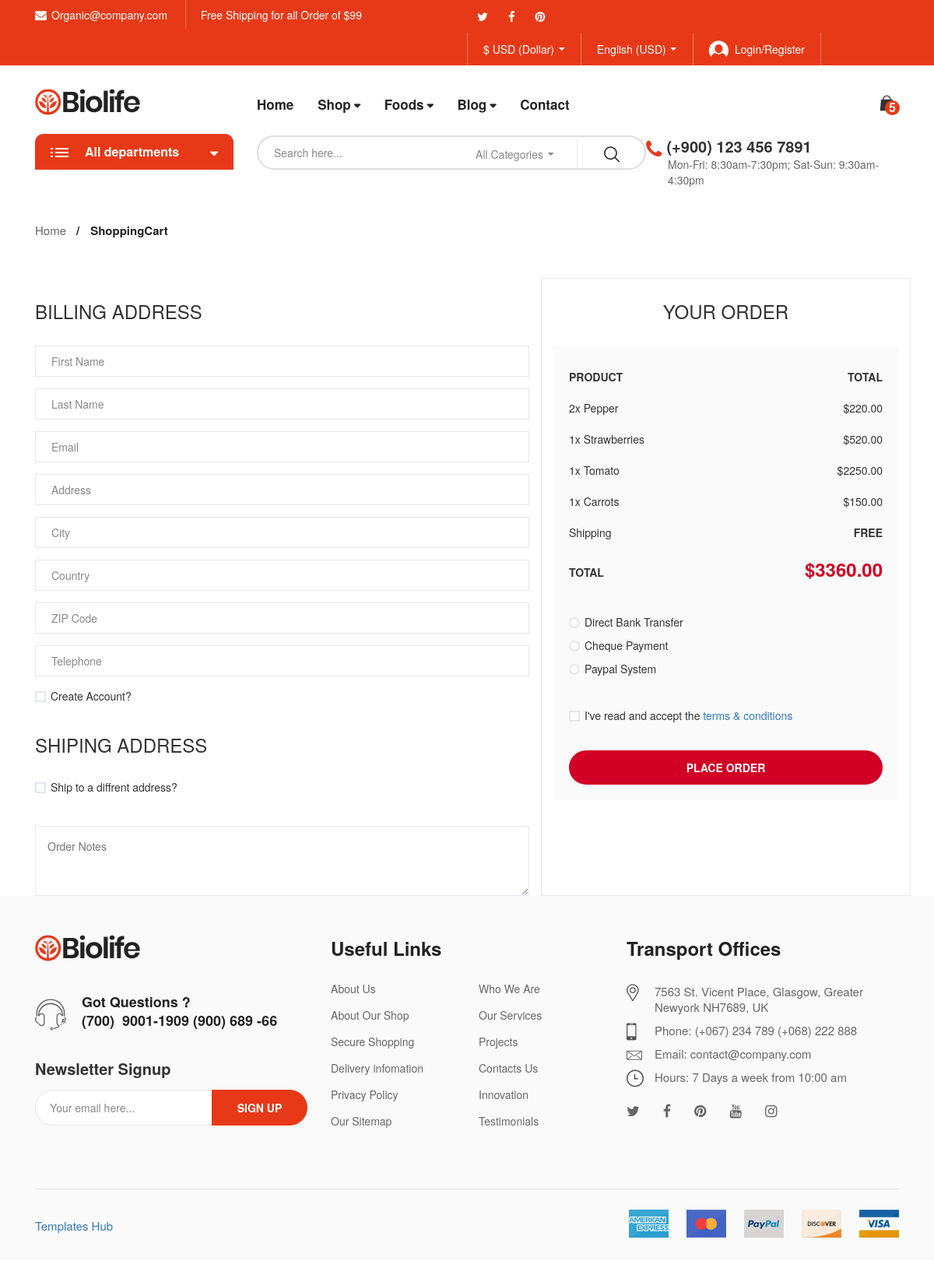
Screenshot of /checkout/ (signed in) with the database file from the repository.
### store/models.py (models this page shows, shortened)
class OrderItem(models.Model):
    product = models.ForeignKey(Product,on_delete=models.CASCADE,null=True)
    order = models.ForeignKey(Order,on_delete=models.SET_NULL,null=True)
    quantity = models.IntegerField(default=1,null=True,blank=True)
    date_added = models.DateTimeField(auto_now_add=True)
    @property
    def get_new_total(self):
        total = self.product.new_price * self.quantity
        return total

class Product(models.Model):
    name = models.CharField(max_length=200)
    image = models.ImageField(upload_to='images/',null = True, blank = True)
    image_detail = models.ManyToManyField('ProductImage',related_name='primary_for_product')
    slug = models.SlugField(max_length=200)
    description = models.TextField(default="this is a good product")
    size = models.CharField(max_length=5,null=True,blank=True)
    qty = models.IntegerField(default=1)
    stock = models.IntegerField(default=0)
    category = models.ManyToManyField(Category,related_name='products')
    details = models.TextField(default="this is a good product and it has many functionalities")
    old_price = models.DecimalField(max_digits=10,decimal_places=2)
    new_price = models.DecimalField(max_digits=10,decimal_places=2)
    class Meta:
        ordering = ['-id']

class Order(models.Model):
    customer = models.ForeignKey(Customer,on_delete=models.SET_NULL,null=True,blank=True)
    date_ordered = models.DateTimeField(auto_now_add=True)
    complete = models.BooleanField(default=False)
    transaction_id = models.CharField(max_length=100, null=True)
    @property
    def get_cart_total(self):
        orderitems = self.orderitem_set.all()
        total = sum([item.get_new_total for item in orderitems])
        return total
    @property
    def get_cart_items(self):
        orderitems = self.orderitem_set.all()
        total = sum([item.quantity for item in orderitems])
        return total

### store/views.py (the view)
# urls.py: path('checkout/',checkout,name='checkout'),
def checkout(request):
    if request.user.is_authenticated:
        customer = request.user.customer
        order, created = Order.objects.get_or_create(customer=customer, complete=False)
        items = order.orderitem_set.all()
        cartItems = order.get_cart_items
    else:
        items = []
        order = {'get_cart_total':1, 'get_cart_items':0}
    context = {'items':items,'order':order,'cartItems':cartItems}
    return render(request,'store/checkout.html',context)

### store/templates/store/checkout.html (shortened to what this page needs)
{% extends 'main/main.html' %}
{% load static %}
{% block content %}
    <div class="container">
        <nav class="biolife-nav">
            <ul>
                <li class="nav-item"><a href="" class="permal-link">Home</a></li>
                <li class="nav-item"><span class="current-page">ShoppingCart</span></li>
            </ul>
        </nav>
    </div>
<div class="section">
			<div class="container">
				<div class="row">
					<div class="col-md-7">
						<div class="billing-details">
							<div class="section-title">
								<h3 class="title">Billing address</h3>
							</div>
							<div class="form-group">
								<input class="input" type="text" name="first-name" placeholder="First Name">
							</div>
							<div class="form-group">
								<input class="input" type="text" name="last-name" placeholder="Last Name">
							</div>
							<div class="form-group">
								<input class="input" type="email" name="email" placeholder="Email">
							</div>
							<div class="form-group">
								<input class="input" type="text" name="address" placeholder="Address">
							</div>
							<div class="form-group">
								<input class="input" type="text" name="city" placeholder="City">
							</div>
							<div class="form-group">
								<input class="input" type="text" name="country" placeholder="Country">
							</div>
							<div class="form-group">
								<input class="input" type="text" name="zip-code" placeholder="ZIP Code">
							</div>
							<div class="form-group">
								<input class="input" type="tel" name="tel" placeholder="Telephone">
							</div>
							<div class="form-group">
								<div class="input-checkbox">
									<label for="create-account">
										<span></span>
										Create Account?
									</label>
								</div>
							</div>
						</div>
						<div class="shiping-details">
							<div class="section-title">
								<h3 class="title">Shiping address</h3>
							</div>
							<div class="input-checkbox">
								<label for="shiping-address">
									<span></span>
									Ship to a diffrent address?
								</label>
							</div>
						</div>
						<div class="order-notes">
							<textarea class="input" placeholder="Order Notes"></textarea>
						</div>
					</div>
					<div class="col-md-5 order-details">
						<div class="section-title text-center">
							<h3 class="title">Your Order</h3>
						</div>
						<div class="order-summary">
							<div class="order-col">
								<div><strong>PRODUCT</strong></div>
								<div><strong>TOTAL</strong></div>
							</div>
							<div class="order-products">
							{% for item in items %}
								<div class="order-col">
									<div>{{ item.quantity }}x {{ item.product.name }}</div>
									<div>${{ item.product.new_price }}</div>
								</div>
						    {% endfor %}
							<div class="order-col">
								<div>Shipping</div>
								<div><strong>FREE</strong></div>
							</div>
							<div class="order-col">
								<div><strong>TOTAL</strong></div>
								<div><strong class="order-total">${{ order.get_cart_total }}</strong></div>
							</div>
						</div>
						<div class="payment-method">
							<div class="input-radio">
								<label for="payment-1">
									<span></span>
									Direct Bank Transfer
								</label>
							</div>
							<div class="input-radio">
								<label for="payment-2">
									<span></span>
									Cheque Payment
								</label>
							</div>
							<div class="input-radio">
								<label for="payment-3">
									<span></span>
									Paypal System
								</label>
							</div>
						</div>
						<div class="input-checkbox">
							<label for="terms">
								<span></span>
								I've read and accept the <a href="#">terms & conditions</a>
							</label>
						</div>
						<a href="#" class="primary-btn order-submit">Place order</a>
					</div>
				</div>
			</div>
		</div>
    <footer id="footer" class="footer layout-03">
        <div class="footer-content background-footer-03">
            <div class="container">
                <div class="row">
                    <div class="col-lg-4 col-md-4 col-sm-9">
                        <section class="footer-item">
                            <a href="#" class="logo footer-logo"><img src="assets/images/organic-3.png" alt="biolife logo" width="135" height="34"></a>
                            <div class="footer-phone-info">
                                <i class="biolife-icon icon-head-phone"></i>
                                <p class="r-info">
                                    <span>Got Questions ?</span>
                                    <span>(700)  9001-1909  (900) 689 -66</span>
                                </p>
                            </div>
                            <div class="newsletter-block layout-01">
                                <h4 class="title">Newsletter Signup</h4>
                                <div class="form-content">
                                    <form action="#" name="new-letter-foter">
                                        <input type="email" class="input-text email" value="" placeholder="Your email here...">
                                        <button type="submit" class="bnt-submit" name="ok">Sign up</button>
                                    </form>
                                </div>
                            </div>
                        </section>
                    </div>
                    <div class="col-lg-4 col-md-4 col-sm-6 md-margin-top-5px sm-margin-top-50px xs-margin-top-40px">
                        <section class="footer-item">
                            <h3 class="section-title">Useful Links</h3>
                            <div class="row">
                                <div class="col-lg-6 col-sm-6 col-xs-6">
                                    <div class="wrap-custom-menu vertical-menu-2">
                                        <ul class="menu">
                                            <li><a href="#">About Us</a></li>
                                            <li><a href="#">About Our Shop</a></li>
                                            <li><a href="#">Secure Shopping</a></li>
                                            <li><a href="#">Delivery infomation</a></li>
                                            <li><a href="#">Privacy Policy</a></li>
                                            <li><a href="#">Our Sitemap</a></li>
                                        </ul>
                                    </div>
                                </div>
                                <div class="col-lg-6 col-sm-6 col-xs-6">
                                    <div class="wrap-custom-menu vertical-menu-2">
                                        <ul class="menu">
                                            <li><a href="#">Who We Are</a></li>
                                            <li><a href="#">Our Services</a></li>
                                            <li><a href="#">Projects</a></li>
                                            <li><a href="#">Contacts Us</a></li>
                                            <li><a href="#">Innovation</a></li>
                                            <li><a href="#">Testimonials</a></li>
                                        </ul>
                                    </div>
                                </div>
                            </div>
                        </section>
                    </div>
                    <div class="col-lg-4 col-md-4 col-sm-6 md-margin-top-5px sm-margin-top-50px xs-margin-top-40px">
                        <section class="footer-item">
                            <h3 class="section-title">Transport Offices</h3>
                            <div class="contact-info-block footer-layout xs-padding-top-10px">
                                <ul class="contact-lines">
                                    <li>
                                        <p class="info-item">
                                            <i class="biolife-icon icon-location"></i>
                                            <b class="desc">7563 St. Vicent Place, Glasgow, Greater Newyork NH7689, UK </b>
                                        </p>
                                    </li>
                                    <li>
                                        <p class="info-item">
                                            <i class="biolife-icon icon-phone"></i>
                                            <b class="desc">Phone: (+067) 234 789  (+068) 222 888</b>
                                        </p>
                                    </li>
                                    <li>
                                        <p class="info-item">
                                            <i class="biolife-icon icon-letter"></i>
                                            <b class="desc">Email:  contact@company.com</b>
                                        </p>
                                    </li>
                                    <li>
                                        <p class="info-item">
                                            <i class="biolife-icon icon-clock"></i>
                                            <b class="desc">Hours: 7 Days a week from 10:00 am</b>
                                        </p>
                                    </li>
                                </ul>
                            </div>
                            <div class="biolife-social inline">
                                <ul class="socials">
                                    <li><a href="#" title="twitter" class="socail-btn"><i class="fa fa-twitter" aria-hidden="true"></i></a></li>
                                    <li><a href="#" title="facebook" class="socail-btn"><i class="fa fa-facebook" aria-hidden="true"></i></a></li>
                                    <li><a href="#" title="pinterest" class="socail-btn"><i class="fa fa-pinterest" aria-hidden="true"></i></a></li>
                                    <li><a href="#" title="youtube" class="socail-btn"><i class="fa fa-youtube" aria-hidden="true"></i></a></li>
                                    <li><a href="#" title="instagram" class="socail-btn"><i class="fa fa-instagram" aria-hidden="true"></i></a></li>
                                </ul>
                            </div>
                        </section>
                    </div>
                </div>
                <div class="row">
                    <div class="col-xs-12">
                        <div class="separator sm-margin-top-70px xs-margin-top-40px"></div>
                    </div>
                    <div class="col-lg-6 col-sm-6 col-xs-12">
                       <div class="copy-right-text"><p><a href="templateshub.net">Templates Hub</a></p></div>
                    </div>
                    <div class="col-lg-6 col-sm-6 col-xs-12">
                        <div class="payment-methods">
                            <ul>
                                <li><a href="#" class="payment-link"><img src="assets/images/card1.jpg" width="51" height="36" alt=""></a></li>
                                <li><a href="#" class="payment-link"><img src="assets/images/card2.jpg" width="51" height="36" alt=""></a></li>
                                <li><a href="#" class="payment-link"><img src="assets/images/card3.jpg" width="51" height="36" alt=""></a></li>
                                <li><a href="#" class="payment-link"><img src="assets/images/card4.jpg" width="51" height="36" alt=""></a></li>
                                <li><a href="#" class="payment-link"><img src="assets/images/card5.jpg" width="51" height="36" alt=""></a></li>
                            </ul>
                        </div>
                    </div>
                </div>
            </div>
        </div>
    </footer>
{% endblock %}

### rows the page displays
OrderItem: quantity "2", product.name "Pepper", product.new_price "220.00"
OrderItem: quantity "1", product.name "Strawberries", product.new_price "520.00"
OrderItem: quantity "1", product.name "Tomato", product.new_price "2250.00"
OrderItem: quantity "1", product.name "Carrots", product.new_price "150.00"
Order: get_cart_total "3360.00"

### other values shown
{{ cartItems }} "5"
